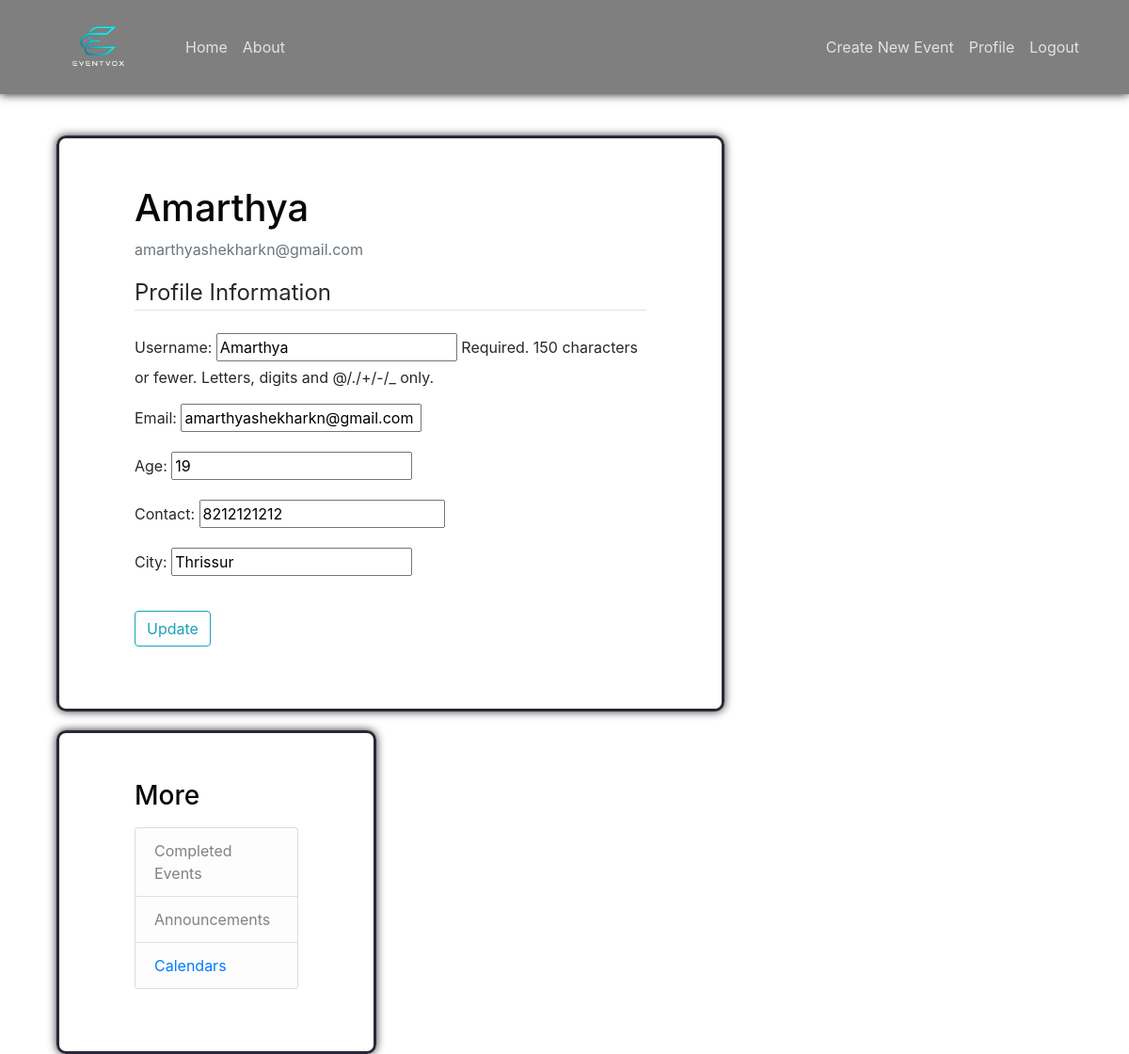
The page /profile/ (signed in) on the database its author committed.
### users/models.py (models this page shows, shortened)
class Profile(models.Model):
    user = models.OneToOneField(User, on_delete=models.CASCADE)
    city = models.CharField(max_length=100, blank=True, null=True)
    age = models.PositiveSmallIntegerField(blank=True,null=True)
    contact = models.BigIntegerField(blank = True, null = True)

### users/views.py (the view)
# urls.py: path('profile/', user_views.profile, name='profile'),
@login_required
def profile(request):
    if request.method == 'POST':
        u_form = UserUpdateForm(request.POST, instance=request.user)
        p_form = ProfileUpdateForm(request.POST,
                                   request.FILES,
                                   instance=request.user.profile)
        if u_form.is_valid() and p_form.is_valid():
            u_form.save()
            p_form.save()
            messages.success(request, f'Your account has been updated!')
            return redirect('profile')
    else:
        u_form = UserUpdateForm(instance=request.user)
        p_form = ProfileUpdateForm(instance=request.user.profile)
    context = {
        'u_form': u_form,
        'p_form': p_form
    }
    return render(request, 'users/profile.html', context)

### users/forms.py
class UserUpdateForm(forms.ModelForm):
    email = forms.EmailField()
    class Meta:
        model = User
        fields = ['username', 'email']

class ProfileUpdateForm(forms.ModelForm):
    class Meta:
        model = Profile
        fields = ['age','contact','city']

### users/templates/users/profile.html (shortened to what this page needs)
{% extends "events/base.html" %}
{% block content %}
    <div class="content-section">
      <div class="media">
        <div class="media-body">
          <h2 class="account-heading">{{ user.username }}</h2>
          <p class="text-secondary">{{ user.email }}</p>
        </div>
      </div>
      <form method="POST" enctype="multipart/form-data">
          <fieldset class="form-group">
              <legend class="border-bottom mb-4">Profile Information</legend>
              {{ u_form.as_p }}
              {{ p_form.as_p }}
          </fieldset>
          <div class="form-group">
              <button class="btn btn-outline-info" type="submit">Update</button>
          </div>
      </form>
    </div>
{% endblock content %}

### events/static/events/main.css (style rules this page uses)
body { background: url(bg.jpg); background-size: cover; height: 100vh; background-position: center; color: #292828; margin-top: 9rem; }
h1, h2, h3, h4, h5, h6 { color: #080606; }
.content-section { background: rgba(255, 255, 255, 0.767); box-shadow: 0 0 10px #312a2a; padding: 50px 80px; border: 3px solid #282838; border-radius: 10px; margin-bottom: 20px; }
.account-heading { font-size: 2.5rem; }

### rows shown on the page
Profile: age "19", contact "8212121212", city "Thrissur"

### other values the page prints
{{ user.username }} "Amarthya"
{{ user.email }} "amarthyashekharkn@gmail.com"
